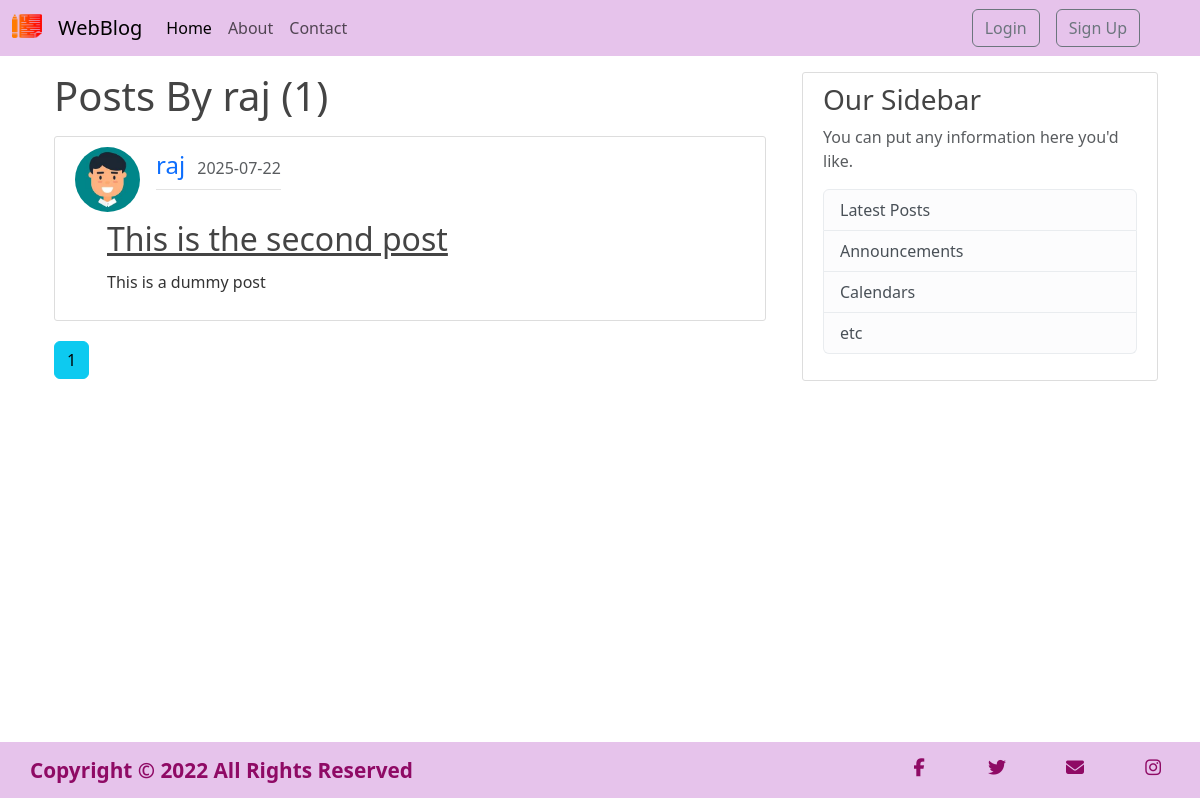
/user/raj, run on the app's committed database.
### flask_blog/models.py (models this page shows, shortened)
class User(db.Model,UserMixin):
    id = db.Column(db.Integer(),primary_key = True)
    username = db.Column(db.String(20), unique = True, nullable = False)
    email = db.Column(db.String(120), unique = True, nullable = False)
    image_file = db.Column(db.String(20),default = 'default.jpg', nullable = False)
    password = db.Column(db.String(60),nullable = False)
    posts = db.relationship('Posts',backref = 'author',lazy = True)

class Posts(db.Model):
    id = db.Column(db.Integer(),primary_key = True)
    title = db.Column(db.String(120), nullable = False)
    content = db.Column(db.Text,nullable = False)
    date_posted = db.Column(db.DateTime,nullable = False,default = datetime.datetime.utcnow)
    user_id = db.Column(db.Integer(),db.ForeignKey('user.id'),nullable = True)

### flask_blog/users/routes.py (the view)
@users.route("/user/<string:username>")
def user_post(username):
    page = request.args.get('page',1,type = int)
    user = User.query.filter_by(username = username).first_or_404()
    posts = Posts.query.filter_by(author = user).\
            order_by(Posts.date_posted.desc()).\
            paginate(page = page,per_page = 4)
    return render_template('user_post.html',posts = posts,user = user)

### flask_blog/templates/user_post.html
{% extends "layout.html" %}
{% block content %}
<h1 class="mb-3">Posts By {{ user.username }} ({{ posts.total }})</h1>
{% for post in posts.items %}
<article class="media content-section">
    <div class="heading">
        <img class="rounded-circle article-img"
            src="{{ url_for( 'static' , filename = 'profile_pics/' + post.author.image_file )}}">
        <div class="media-body">
            <div class="article-metadata">
                <a class="mr-2" href="{{ url_for('users.user_post',username = post.author.username) }}">{{
                    post.author.username }}</a>
                <small class="text-muted">{{ post.date_posted.strftime('%Y-%m-%d') }}</small>
            </div>
        </div>
    </div>
    <div class="body ms-3 mt-2">
        <h2><a class="article-title" href="{{ url_for('posts.post',post_id = post.id) }}">
                {{ post.title }}
            </a></h2>
        <p class="article-content">
            {% if post.content|length > 102 %}
            {{ post.content[0:102] + "....." }}
            {% else %}
            {{ post.content }}
            {% endif %}
        </p>
    </div>
</article>
{% endfor %}
{% for page_num in posts.iter_pages(left_edge = 1, right_edge = 1, left_current = 1, right_current = 2) %}
{% if page_num %}
{% if posts.page == page_num %}
<a class="btn btn-info mb-4" href="{{ url_for('users.user_post',username = user.username, page = page_num) }}">{{
    page_num
    }}</a>
{% else %}
<a class="btn btn-outline-info mb-4"
    href="{{ url_for('users.user_post',username = user.username, page = page_num) }}">{{
    page_num }}</a>
{% endif %}
{% else %}
....
{% endif %}
{% endfor %}
{% endblock content %}

### flask_blog/static/css/main.css (style rules this page uses)
body { color: #333333; }
h1, h2, h3, h4, h5, h6 { color: #444444; }
.content-section { background: #ffffff; padding: 10px 20px; border: 1px solid #dddddd; border-radius: 3px; margin-bottom: 20px; }
.article-title { color: #444444; }
.article-content { margin-top: 12px; }
.article-img { height: 65px; width: 65px; margin-right: 16px; }
.article-metadata { padding-bottom: 6px; margin-bottom: 4px; border-bottom: 1px solid #e3e3e3; }
.article-metadata a { text-decoration: none; font-size: 1.5rem; margin-right: 8px; }
.article-metadata small { font-size: 1rem; }
.content-section .heading { display: flex; flex-wrap: wrap; }
.content-section .body { word-wrap: break-word; box-sizing: border-box; width: 100%; padding: 0 1rem; }
.media { display: flex; flex-wrap: wrap; flex-direction: column; }

### data on the page
User: username "raj"
Posts: image_file (placeholder picture), author.username "raj", date_posted "2025-07-22", title "This is the second post", content "This is a dummy post"

### other printed values
{{ posts.total }} "1"
{{ page_num }} "1"
